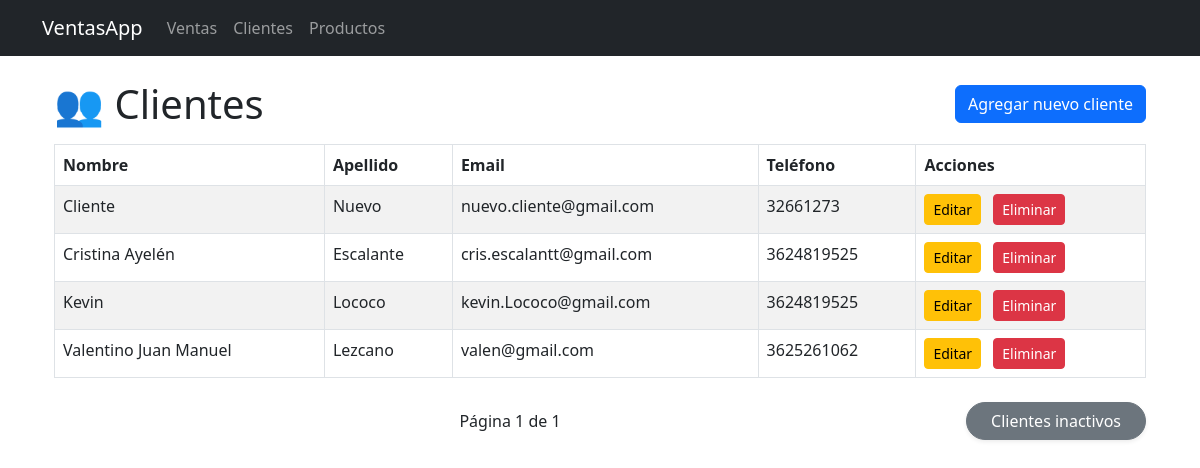
/clientes/, run on the app's committed database.
### clientes/models.py (models this page shows, shortened)
class Cliente(models.Model):
    nombre = models.CharField(max_length=100)
    apellido = models.CharField(max_length=100)
    email = models.EmailField(max_length=100, unique=True)
    telefono = models.CharField(max_length=20, blank=True, null=True)
    fecha_creacion = models.DateTimeField(auto_now_add=True)
    activo = models.BooleanField(default=True)

### clientes/views.py (the view)
# urls.py: path('clientes/', views.lista_clientes, name='lista_clientes'),
def lista_clientes(request):
    lista_clientes = Cliente.objects.filter(activo=True).order_by('nombre')
    paginator = Paginator(lista_clientes, 4)  # Mostrar 4 clientes por página.
    num_pagina = request.GET.get('page') or 1  # Obtener el número de página de la solicitud, por defecto es 1
    pagina_actual = paginator.get_page(num_pagina)
    return render(request, 'clientes/lista_clientes.html', {'pagina_actual': pagina_actual})

### clientes/templates/clientes/lista_clientes.html (shortened to what this page needs)
{% extends 'base.html' %}
{% block content %}
<div class="container mt-4">
    <div class="d-flex justify-content-between align-items-center mb-3">
        <h1 class="mb-0">👥 Clientes</h1>
        <a href="{% url 'crear_cliente' %}" class="btn btn-primary">Agregar nuevo cliente</a>
    </div>
    {% if pagina_actual.object_list %}
    <table class="table table-striped table-bordered">
        <thead>
            <tr>
                <th>Nombre</th>
                <th>Apellido</th>
                <th>Email</th>
                <th>Teléfono</th>
                <th>Acciones</th>
            </tr>
        </thead>
        <tbody>
            {% for cliente in pagina_actual.object_list %}
            <tr>
                <td>{{ cliente.nombre }}</td>
                <td>{{ cliente.apellido }}</td>
                <td>{{ cliente.email }}</td>
                <td>{{ cliente.telefono }}</td>
                <td>
                    <a href="{% url 'editar_cliente' cliente.id %}" class="btn btn-sm btn-warning me-2">Editar</a>
                    <a href="{% url 'eliminar_cliente' cliente.id %}" class="btn btn-sm btn-danger">Eliminar</a>
                </td>
            </tr>
            {% endfor %}
        </tbody>
    </table>
    {% else %}
        <div class="alert alert-info">No hay clientes registrados.</div>
    {% endif %}
    <div class="mt-4 d-flex justify-content-between align-items-center">
        <div style="flex-grow:1; display:flex; justify-content:center; align-items:center; gap:1rem;">
            <span>Página {{ pagina_actual.number }} de {{ pagina_actual.paginator.num_pages }}</span>
        </div>
        <a href="{% url 'clientes_inactivos' %}" class="btn btn-secondary rounded-pill px-4 shadow-sm">
            Clientes inactivos
        </a>
    </div>
</div>
{% endblock %}

### data on the page
Cliente: nombre "Cliente", apellido "Nuevo", email "nuevo.cliente@gmail.com", telefono "32661273"
Cliente: nombre "Cristina Ayelén", apellido "Escalante", email "cris.escalantt@gmail.com", telefono "3624819525"
Cliente: nombre "Kevin", apellido "Lococo", email "kevin.Lococo@gmail.com", telefono "3624819525"
Cliente: nombre "Valentino Juan Manuel", apellido "Lezcano", email "valen@gmail.com", telefono "3625261062"

### other printed values
{{ pagina_actual.number }} "1"
{{ pagina_actual.paginator.num_pages }} "1"
